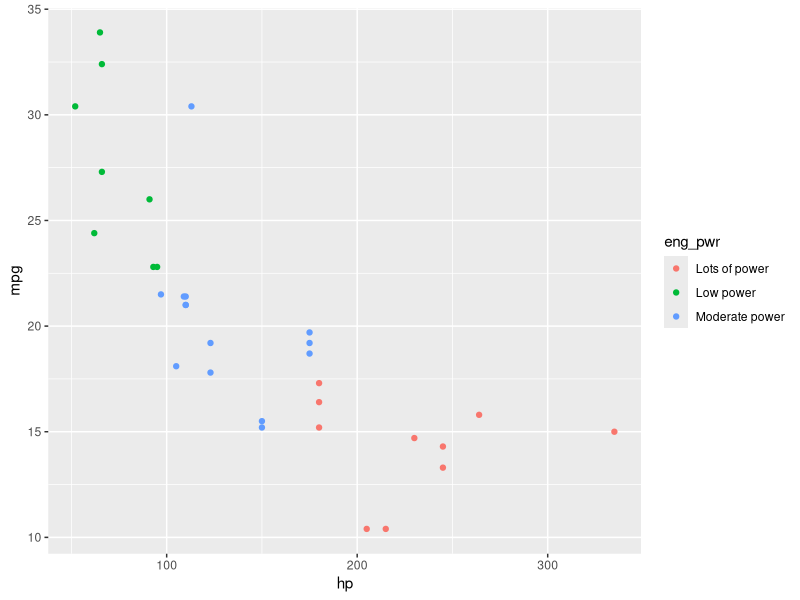

This chart was generated by the following R code:
library(tidyverse)

# Find each occurance of 'orange', and replace it with 'apple'
# g - replace in the current line only
# % - replace on all lines
# :%s/orange/apple/g
basket1 <- c("orange", "banana", "orange", "strawberry")
basket2 <- c("orange", "banana", "orange", "strawberry")

# Useful to refactor code efficiently
#:%s/power/horsepower
#:%s/data/cars_data
data <- mtcars |>
  mutate(eng_pwr = case_when(
    hp >= 180 ~ "Lots of power",
    hp < 180 & hp > 96.5 ~ "Moderate power",
    hp <  96.5 ~ "Low power",
  ))

ggplot(data, aes(x = hp, y = mpg, color = eng_pwr)) +
  geom_point()
